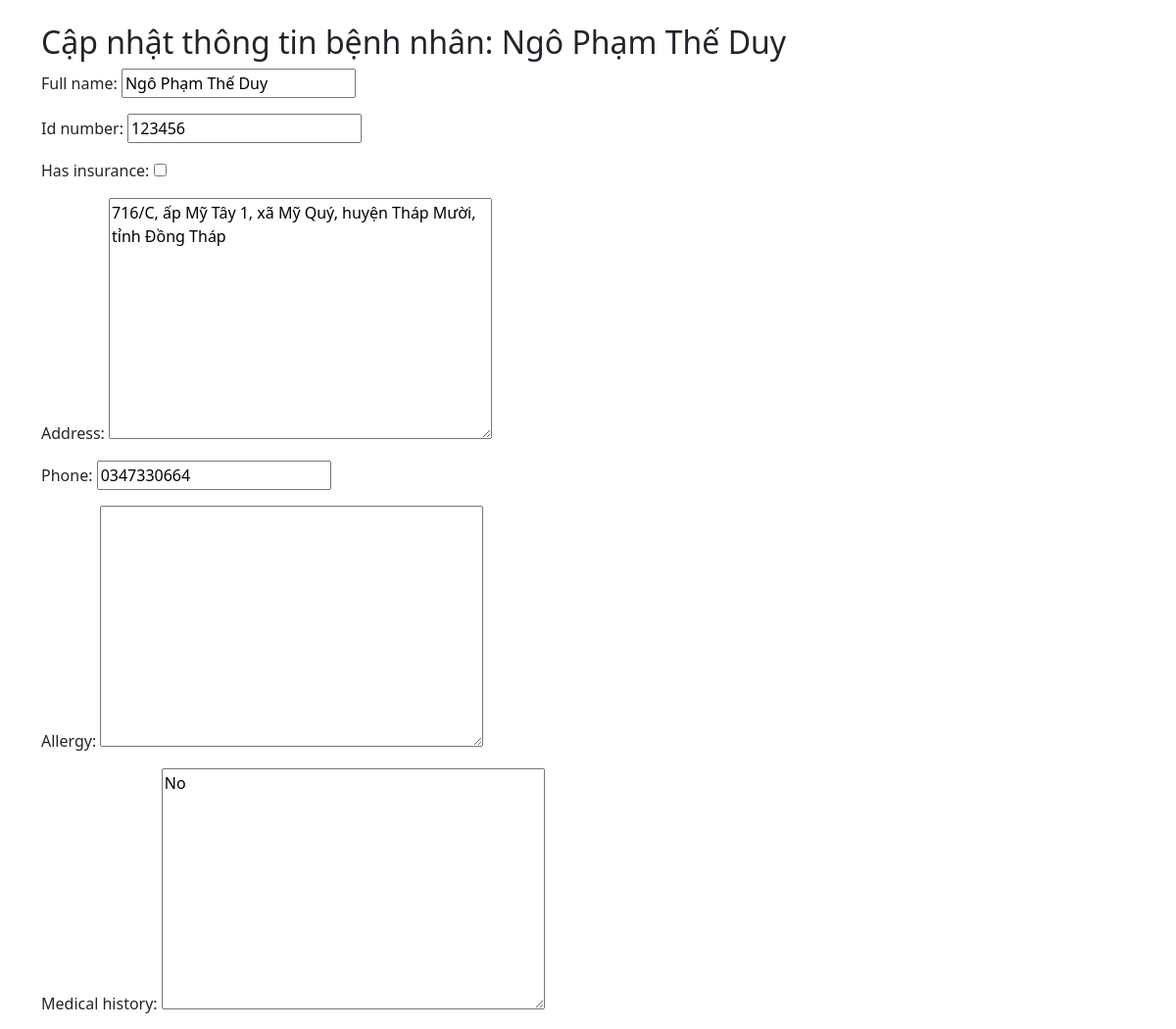
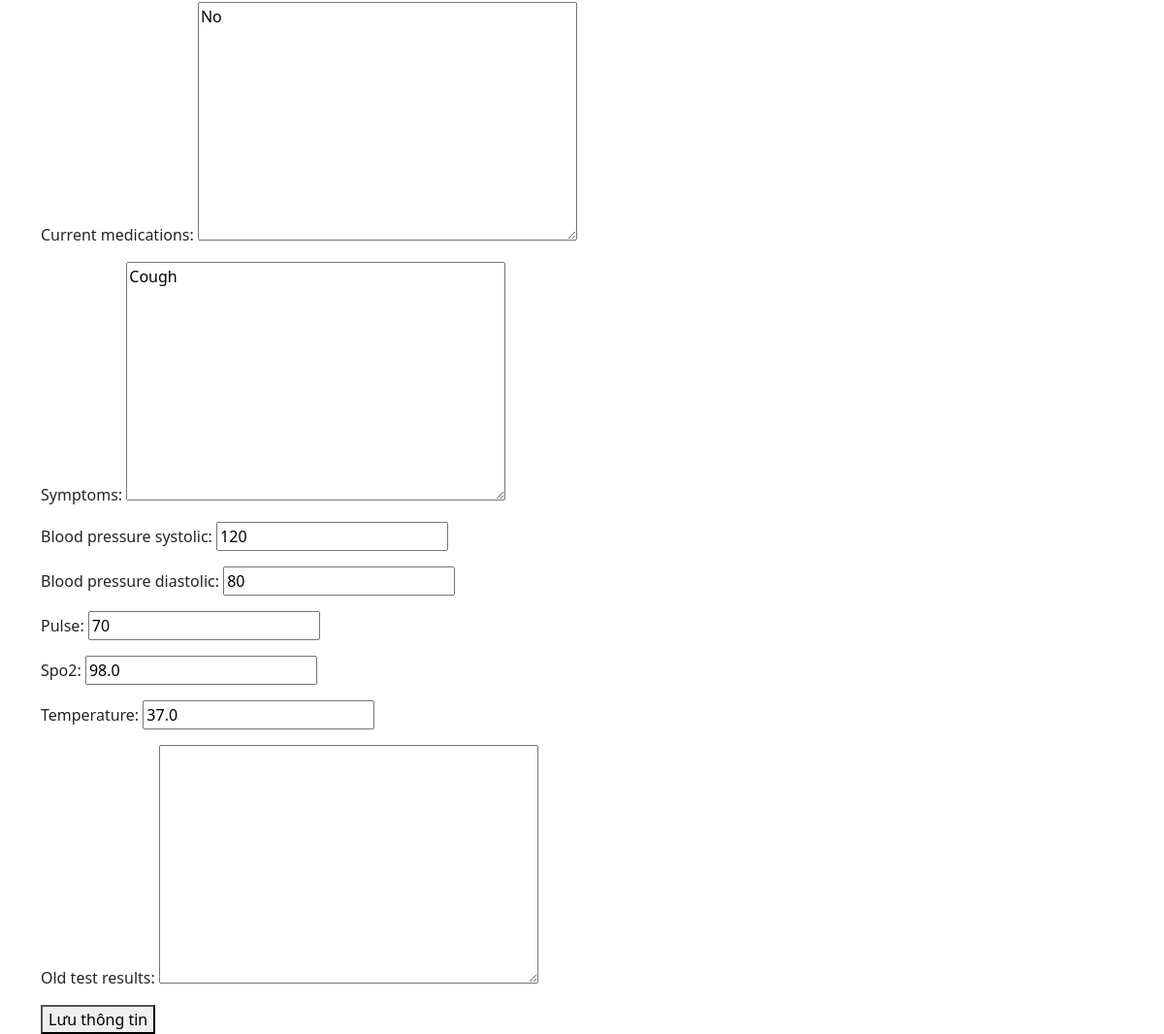
Screenshot of /api/accounts/patients/1/edit/ with the database file from the repository (2 pictures, top to bottom).
### accounts/models.py (models this page shows, shortened)
class Patient(models.Model):
    code = models.AutoField(primary_key=True) #Mã số BN tạo tự động
    code = models.CharField(max_length=10, editable=False) #Quy tắc tạo mã số BN
    full_name = models.CharField(max_length=100) # Họ và tên BN
    id_number = models.CharField(max_length=20) #CCCD
    has_insurance = models.BooleanField(default=False) #Có BHYT không
    address = models.TextField() # Địa chỉ
    phone = models.CharField(max_length=15) # SDT
    allergy = models.TextField(blank=True, null=True) # Có dị ứng không?
    medical_history = models.TextField(blank=True, null=True) # Tiền sử Y Khoa
    current_medications = models.TextField(blank=True, null=True) # Tình trạng Y tế hiện tại (dùng thuốc)
    symptoms = models.TextField() # Triệu chứng
    blood_pressure_systolic = models.PositiveIntegerField() #HA tâm thu
    blood_pressure_diastolic = models.PositiveIntegerField() # HA tâm trương
    pulse = models.PositiveIntegerField() # Mạch
    spo2 = models.FloatField() # spO2
    temperature = models.FloatField() # Nhiệt độ
    old_test_results = models.TextField(blank=True, null=True) # XN cũ nếu có
    created_at = models.DateTimeField(default=timezone.now)

### accounts/views.py (the view)
# urls.py: path('patients/<int:patient_id>/edit/', views.edit_patient, name='edit_patient'),
def edit_patient(request, patient_id):
    patient = get_object_or_404(Patient, id=patient_id)
    if request.method == 'POST':
        form = PatientForm(request.POST, instance=patient)
        if form.is_valid():
            form.save()
            return redirect('patient_detail', patient_id=patient.id)  # hoặc trang cần đến
    else:
        form = PatientForm(instance=patient)
    return render(request, 'patients/edit_patient.html', {'form': form, 'patient': patient})

### accounts/forms.py
class PatientForm(forms.ModelForm):
    class Meta:
        model = Patient
        exclude = ['code', 'created_at']
        widgets = {
            'symptoms': forms.Textarea(attrs={'rows': 3}),
            'allergy': forms.Textarea(attrs={'rows': 2}),
            'medical_history': forms.Textarea(attrs={'rows': 2}),
            'current_medications': forms.Textarea(attrs={'rows': 2}),
            'old_test_results': forms.Textarea(attrs={'rows': 2}),
        }

### accounts/templates/patients/edit_patient.html (shortened to what this page needs)
{% extends "app1/base.html" %}
{% block content %}
<h2>Cập nhật thông tin bệnh nhân: {{ patient.full_name }}</h2>
<form method="post">
  {{ form.as_p }}
  <button type="submit">Lưu thông tin</button>
</form>
{% endblock %}

### rows the page displays
Patient: full_name "Ngô Phạm Thế Duy", id_number "123456", address "716/C, ấp Mỹ Tây 1, xã Mỹ Quý, huyện Tháp Mười, tỉnh Đồng Tháp", phone "0347330664", medical_history "No", current_medications "No", symptoms "Cough", blood_pressure_systolic "120", blood_pressure_diastolic "80", pulse "70", spo2 "98.0", temperature "37.0"
